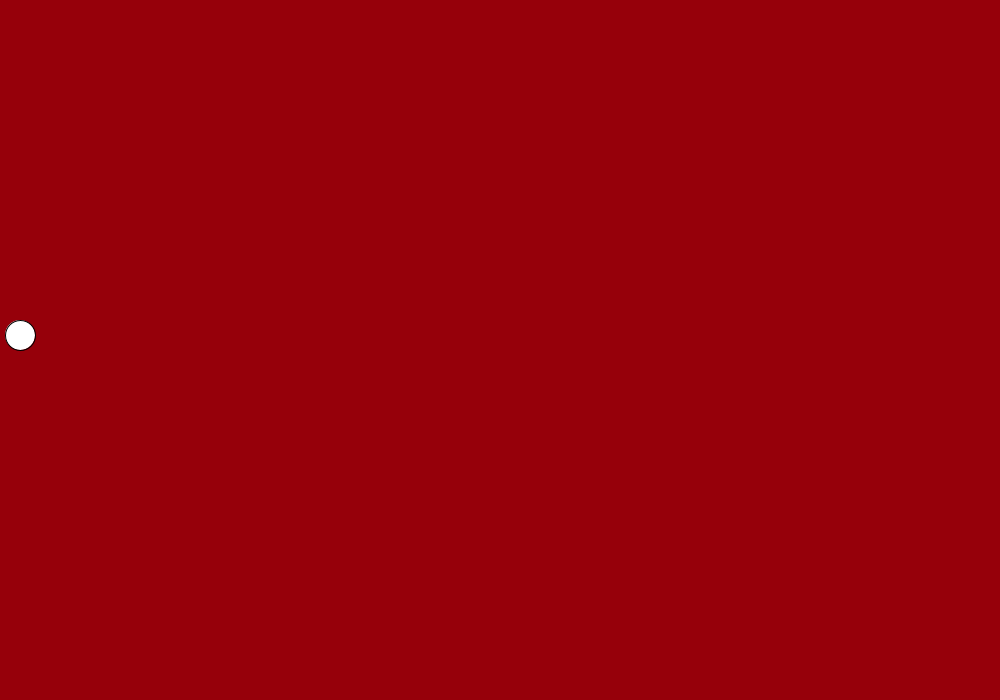
Frame 1 (no input)
Frame 60 (the mouse pressed at the canvas centre just before this capture): identical to frame 1, image omitted
Frame 120 (the mouse held since frame 60 and released just before this capture): identical to frame 1, image omitted

The Processing sketch that drew this single still picture (run headless with seeded random() and noise(); from frame 60 on, the mouse is pressed at the canvas centre):

// Processing sketch: slippery_dot
// ── slippery_dot.pde
 // 1. Create three integer variables to represent the x, y, and the size of the ellipse
       int x = 20;
       int y = 335;
       int ellipseSize = 30;
    void setup() {
      // 2. Set the size of your sketch
    size(1000, 700);
    }
    
    void draw() {
      // 3. Set the background color of your sketch
      background(150, 0, 10);
      // 4. Draw an ellipse. Make sure it fits in the window.
      // Use the variables created at the top of the sketch, 
      // for the location and size of your ellipse
    ellipse(x, y, ellipseSize, ellipseSize);
    }
    
    void mousePressed() {
      //5. Create an integer variable called distance
      int distance = getDistance(mouseX, mouseY, x, y);
      //6. Set the value of the distance variable to the value returned by the getDistance method
      //   Pass the mouse's x and y (mouseX and mouseY) and the x and y of your ellipse to the method.
        
          
      //7.  Use an if statement to check if the distance variable is < the radius of the ellipse
      if (distance < ellipseSize) {
        x = (int)random(width);
        y = (int)random(height);
      }
      //    If it is, set a new x and y for the ellipse, using a random location on the window
      //    Hint: Use the Processing random() function
       
      
    }
    
    int getDistance(int x1, int y1, int x2, int y2) {
      return (int)Math.sqrt(Math.pow((x1-x2),2) + Math.pow((y1-y2),2));
    }
